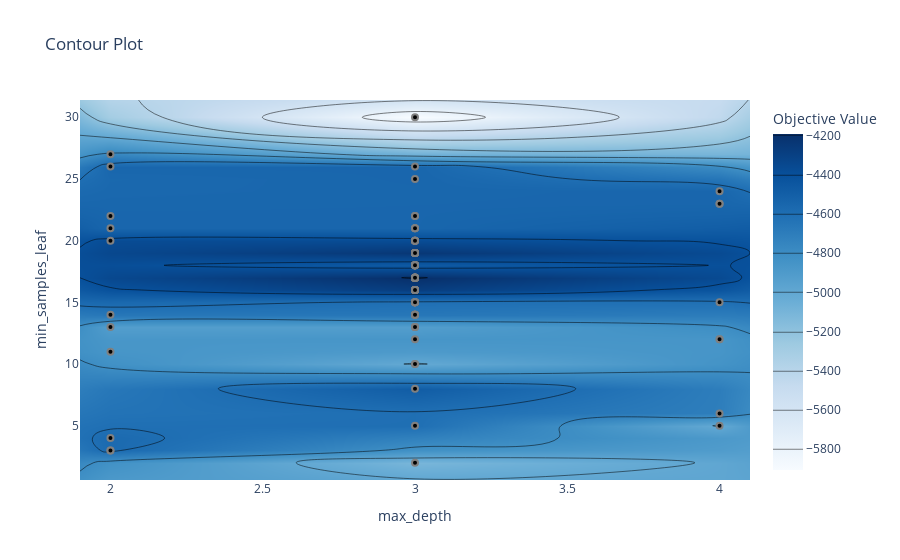

The notebook cell this image was saved under:
### Markdown cell above
Аналогичным образом подберите минимальное число объектов в листе, зафиксировав при этом подобранное значение максимальной глубины.

### Code cell
import optuna
from sklearn.model_selection import cross_val_score


def objective(trial):
    max_depth = trial.suggest_int("max_depth", 2, 4)
    #splitter = trial.suggest_categorical("splitter",['best','random'])
    min_samples_leaf=trial.suggest_int("min_samples_leaf", 2, 30)
   
    dtr_model = DecisionTreeRegressor(
        max_depth = max_depth,
        #splitter = splitter,
        min_samples_leaf = min_samples_leaf,
        random_state = 42)
    score = cross_val_score(dtr_model, X_train, y_train, scoring='neg_mean_squared_error', cv=3).mean()
    return score


study = optuna.create_study(direction = "maximize")
study.optimize(objective, n_trials =120)
trial = study.best_trial
print("Best Score: ", trial.value)
print("Best Params: ")
for key, value in trial.params.items():
    print("  {}: {}".format(key, value))
optuna.visualization.plot_contour(study)

### Figure 1 — Plotly figure (JSON) as saved in the notebook; plotly's stock layout.template omitted (floating-point values rounded to 4 significant figures; data arrays with more than 128 entries replaced by an {"elided": "..."} marker saying what was removed)
{"data": [{"colorbar": {"title": {"text": "Objective Value"}}, "colorscale": [[0, "rgb(247,251,255)"], [0.125, "rgb(222,235,247)"], [0.25, "rgb(198,219,239)"], [0.375, "rgb(158,202,225)"], [0.5, "rgb(107,174,214)"], [0.625, "rgb(66,146,198)"], [0.75, "rgb(33,113,181)"], [0.875, "rgb(8,81,156)"], [1, "rgb(8,48,107)"]], "connectgaps": true, "contours": {"coloring": "heatmap"}, "hoverinfo": "none", "line": {"smoothing": 1.3}, "reversescale": false, "type": "contour", "x": [1.9, 2, 3, 4, 4.1], "y": [0.6, 2, 3, 4, 5, 6, 8, 10, 11, 12, 13, 14, 15, 16, 17, 18, 19, 20, 21, 22, 23, 24, 25, 26, 27, 30, 31.4], "z": {"elided": "27x5 float values"}}, {"marker": {"color": "black", "line": {"color": "Grey", "width": 2}}, "mode": "markers", "showlegend": false, "type": "scatter", "x": [2, 2, 3, 2, 2, 4, 2, 4, 2, 4, 3, 3, 2, 2, 3, 3, 3, 3, 3, 4, 3, 3, 3, 3, 3, 4, 3, 3, 3, 4, 3, 3, 3, 3, 3, 3, 3, 2, 3, 4, 2, 3, 3, 3, 3, 3, 3, 3, 3, 3, 2, 3, 3, 3, 3, 3, 3, 3, 3, 4, 3, 3, 3, 3, 3, 3, 3, 3, 3, 3, 3, 3, 3, 3, 3, 3, 3, 3, 3, 3, 3, 3, 3, 3, 3, 3, 3, 3, 3, 3, 3, 3, 3, 3, 3, 3, 3, 3, 3, 3, 3, 3, 3, 3, 3, 3, 3, 3, 3, 3, 3, 3, 3, 3, 3, 3, 3, 3, 3, 3], "y": [22, 3, 5, 4, 26, 6, 11, 5, 3, 12, 25, 26, 21, 20, 19, 16, 16, 16, 30, 12, 18, 15, 14, 8, 18, 23, 19, 20, 18, 23, 10, 17, 14, 18, 20, 16, 22, 14, 17, 24, 27, 19, 19, 21, 17, 17, 12, 15, 17, 17, 13, 17, 17, 17, 15, 21, 10, 17, 13, 15, 16, 17, 19, 17, 18, 14, 20, 2, 13, 16, 15, 17, 17, 18, 16, 19, 20, 18, 14, 16, 21, 17, 17, 15, 18, 19, 16, 15, 18, 17, 22, 17, 18, 20, 16, 19, 17, 14, 15, 16, 18, 17, 17, 19, 16, 17, 20, 19, 15, 13, 18, 17, 16, 18, 17, 19, 15, 16, 14, 17]}], "layout": {"title": {"text": "Contour Plot"}, "xaxis": {"range": [1.9, 4.1], "title": {"text": "max_depth"}}, "yaxis": {"range": [0.6, 31.4], "title": {"text": "min_samples_leaf"}}}}
